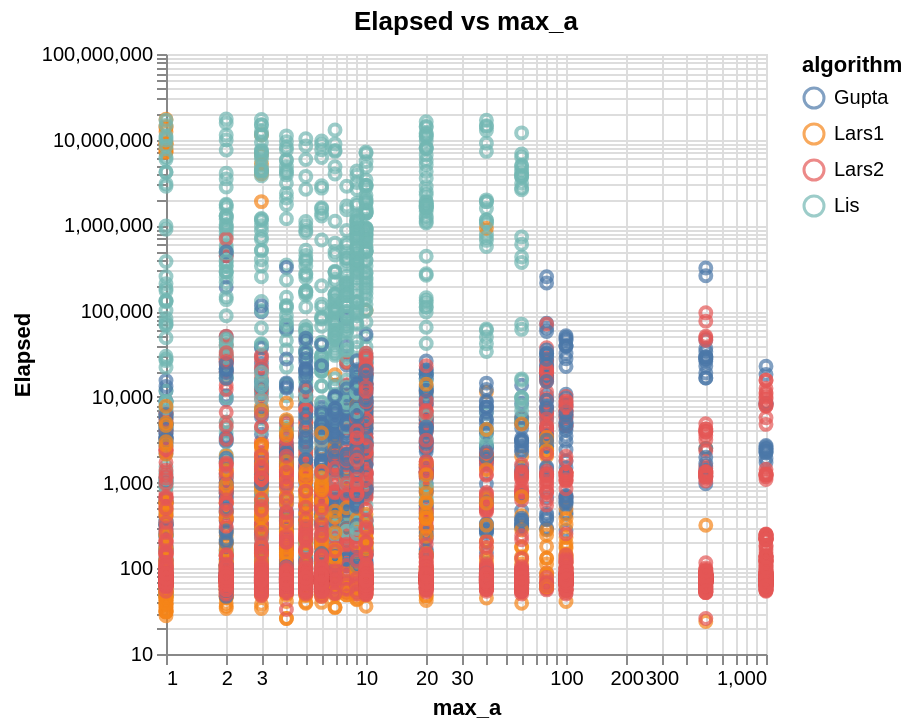
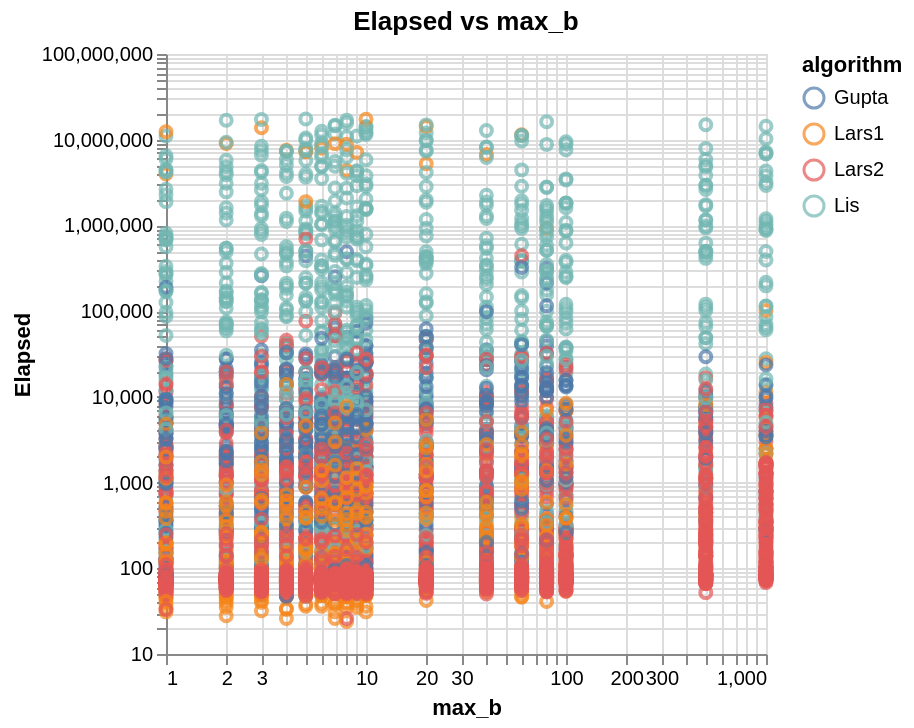
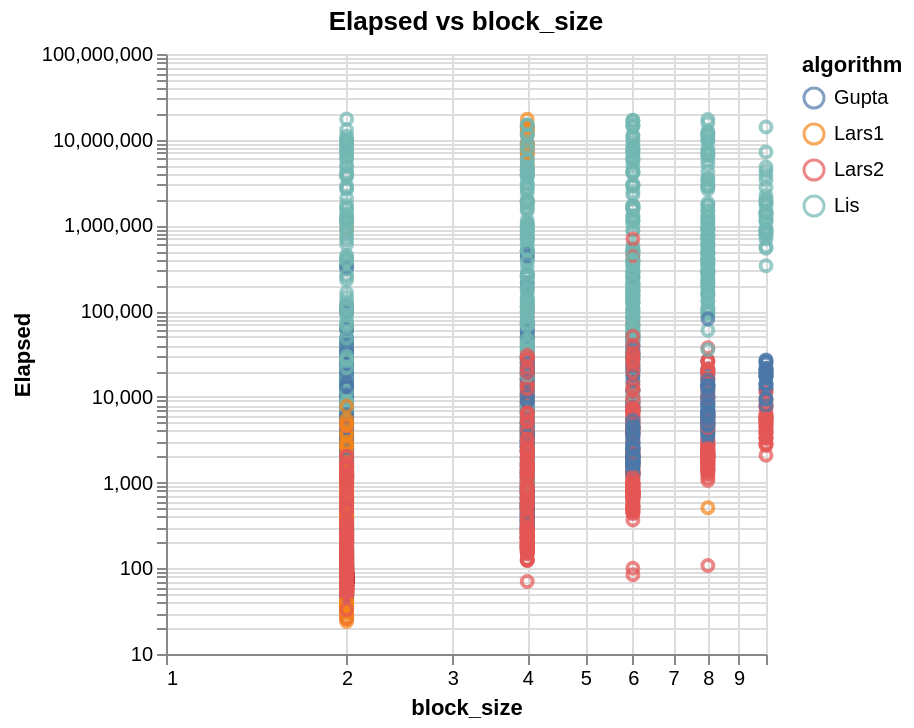
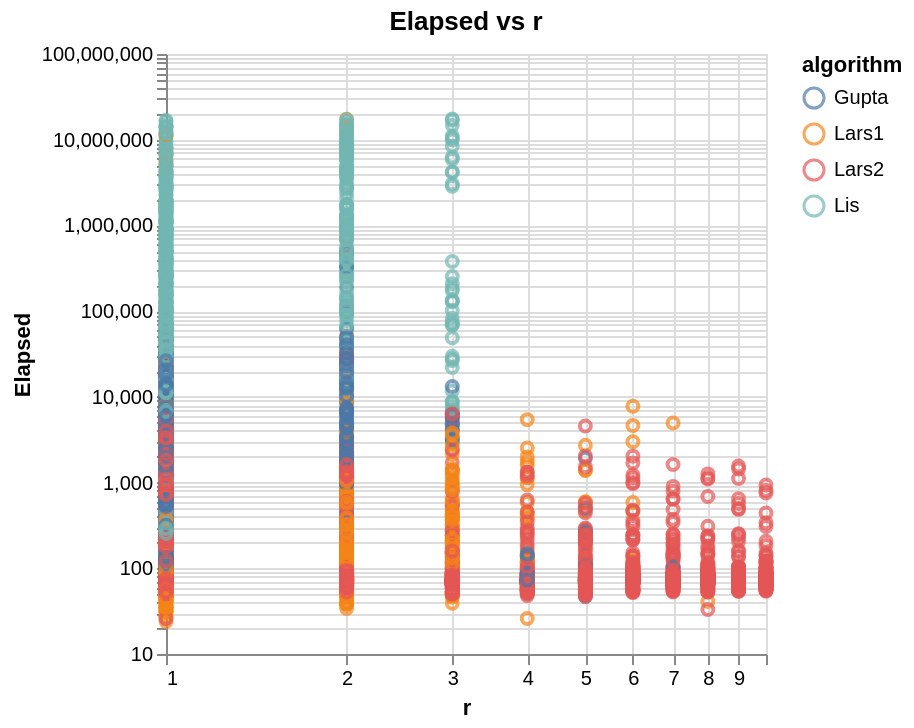

Notebook source saved alongside these figures, in order:
### Markdown cell above
#### Results grouped by a single attribute

### Code cell
inputs = ["max_a", "max_b", "block_size", "r"]

for x in inputs:
    chart = alt.Chart(df).mark_point().encode(
        x=alt.X(f"{x}:Q", title=x, scale=alt.Scale(type="log")),
        y=alt.Y(
            "elapsed:Q",
            title="Elapsed",
            scale=alt.Scale(type="log")
        ),
        color="algorithm:N",
        tooltip=inputs + ["elapsed", "algorithm"]
    ).properties(title=f"Elapsed vs {x}")

    display(chart)

### Figure 1 — Vega-Lite specification as saved in the notebook (floating-point values rounded to 4 significant figures; data arrays with more than 128 entries replaced by an {"elided": "..."} marker saying what was removed)
{"config": {"view": {"continuousWidth": 300, "continuousHeight": 300}}, "data": {"name": "data-f814fcdcbc80f698dcfd8dcbc5c1b667"}, "mark": {"type": "point"}, "encoding": {"color": {"field": "algorithm", "type": "nominal"}, "tooltip": [{"field": "max_a", "type": "quantitative"}, {"field": "max_b", "type": "quantitative"}, {"field": "block_size", "type": "quantitative"}, {"field": "r", "type": "quantitative"}, {"field": "elapsed", "type": "quantitative"}, {"field": "algorithm", "type": "nominal"}], "x": {"field": "max_a", "scale": {"type": "log"}, "title": "max_a", "type": "quantitative"}, "y": {"field": "elapsed", "scale": {"type": "log"}, "title": "Elapsed", "type": "quantitative"}}, "title": "Elapsed vs max_a", "$schema": "https://vega.github.io/schema/vega-lite/v6.1.0.json", "datasets": {"data-f814fcdcbc80f698dcfd8dcbc5c1b667": {"elided": "5088 records"}}}

### Figure 2 — Vega-Lite specification as saved in the notebook (floating-point values rounded to 4 significant figures; data arrays with more than 128 entries replaced by an {"elided": "..."} marker saying what was removed)
{"config": {"view": {"continuousWidth": 300, "continuousHeight": 300}}, "data": {"name": "data-f814fcdcbc80f698dcfd8dcbc5c1b667"}, "mark": {"type": "point"}, "encoding": {"color": {"field": "algorithm", "type": "nominal"}, "tooltip": [{"field": "max_a", "type": "quantitative"}, {"field": "max_b", "type": "quantitative"}, {"field": "block_size", "type": "quantitative"}, {"field": "r", "type": "quantitative"}, {"field": "elapsed", "type": "quantitative"}, {"field": "algorithm", "type": "nominal"}], "x": {"field": "max_b", "scale": {"type": "log"}, "title": "max_b", "type": "quantitative"}, "y": {"field": "elapsed", "scale": {"type": "log"}, "title": "Elapsed", "type": "quantitative"}}, "title": "Elapsed vs max_b", "$schema": "https://vega.github.io/schema/vega-lite/v6.1.0.json", "datasets": {"data-f814fcdcbc80f698dcfd8dcbc5c1b667": {"elided": "5088 records"}}}

### Figure 3 — Vega-Lite specification as saved in the notebook (floating-point values rounded to 4 significant figures; data arrays with more than 128 entries replaced by an {"elided": "..."} marker saying what was removed)
{"config": {"view": {"continuousWidth": 300, "continuousHeight": 300}}, "data": {"name": "data-f814fcdcbc80f698dcfd8dcbc5c1b667"}, "mark": {"type": "point"}, "encoding": {"color": {"field": "algorithm", "type": "nominal"}, "tooltip": [{"field": "max_a", "type": "quantitative"}, {"field": "max_b", "type": "quantitative"}, {"field": "block_size", "type": "quantitative"}, {"field": "r", "type": "quantitative"}, {"field": "elapsed", "type": "quantitative"}, {"field": "algorithm", "type": "nominal"}], "x": {"field": "block_size", "scale": {"type": "log"}, "title": "block_size", "type": "quantitative"}, "y": {"field": "elapsed", "scale": {"type": "log"}, "title": "Elapsed", "type": "quantitative"}}, "title": "Elapsed vs block_size", "$schema": "https://vega.github.io/schema/vega-lite/v6.1.0.json", "datasets": {"data-f814fcdcbc80f698dcfd8dcbc5c1b667": {"elided": "5088 records"}}}

### Figure 4 — Vega-Lite specification as saved in the notebook (floating-point values rounded to 4 significant figures; data arrays with more than 128 entries replaced by an {"elided": "..."} marker saying what was removed)
{"config": {"view": {"continuousWidth": 300, "continuousHeight": 300}}, "data": {"name": "data-f814fcdcbc80f698dcfd8dcbc5c1b667"}, "mark": {"type": "point"}, "encoding": {"color": {"field": "algorithm", "type": "nominal"}, "tooltip": [{"field": "max_a", "type": "quantitative"}, {"field": "max_b", "type": "quantitative"}, {"field": "block_size", "type": "quantitative"}, {"field": "r", "type": "quantitative"}, {"field": "elapsed", "type": "quantitative"}, {"field": "algorithm", "type": "nominal"}], "x": {"field": "r", "scale": {"type": "log"}, "title": "r", "type": "quantitative"}, "y": {"field": "elapsed", "scale": {"type": "log"}, "title": "Elapsed", "type": "quantitative"}}, "title": "Elapsed vs r", "$schema": "https://vega.github.io/schema/vega-lite/v6.1.0.json", "datasets": {"data-f814fcdcbc80f698dcfd8dcbc5c1b667": {"elided": "5088 records"}}}
